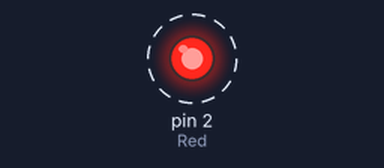
A sketch run on a simulated Arduino Uno, built with avr-gcc and run on an emulated ATmega328P. Shown: output pins drawn as LEDs (lit = HIGH). Dashed ring = blinking.

Above: at 0.2 s.
Timing chart, 0 to 3.0 s (numbered marks = the images above):
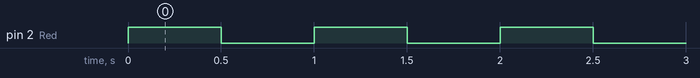

Measured:
- by itself, pin 2 (Red): alternates HIGH for 0.50 s and LOW for 0.50 s

The sketch:

Sketch_01.ino
```cpp
int Red = 2;


void setup() {
  // put your setup code here, to run once:

  pinMode(Red, OUTPUT);

}

void loop() {

  // put your main code here, to run repeatedly:

  digitalWrite(Red, HIGH);
  delay(500);
  digitalWrite(Red, LOW);
  delay(500);

}
```
